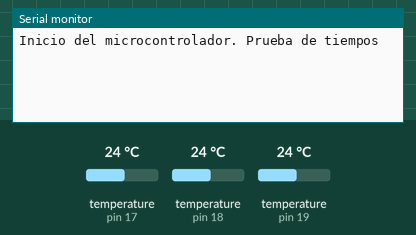
The sketch below on a simulated Arduino Uno, built with avr-gcc and run on an emulated ATmega328P. On the bench: the last lines printed to the serial monitor. The test bench sets the inputs (shaded band); at power-on: temperature (sensors on pin 17, pin 18, pin 19) 24 °C.

Above: at 1.3 s.
1.4 s: temperature (sensor on pin 17) set to 12 °C
At 10.5 s:
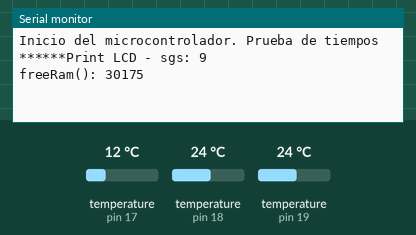
17.1 s: temperature (sensor on pin 18) set to 19 °C
At 17.8 s:
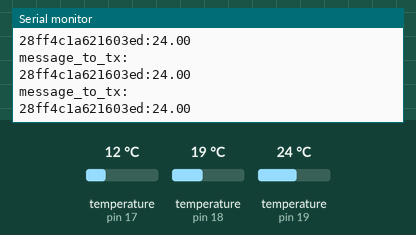
32.8 s: temperature (sensor on pin 19) set to 12 °C
At 36.9 s:
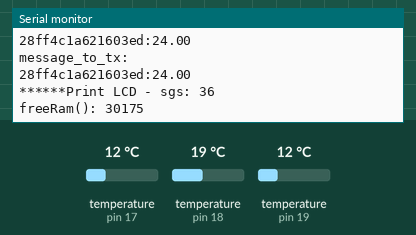
48.5 s: temperature (sensor on pin 17) set to 28 °C
At 55.4 s:
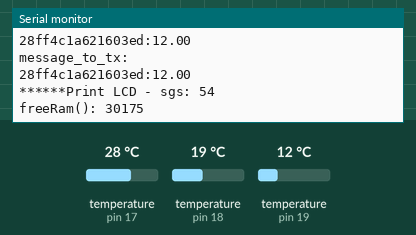
64.2 s: temperature (sensor on pin 18) set to 33 °C
At 73.8 s:
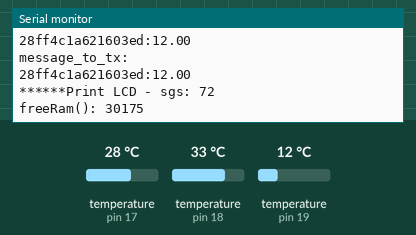
Timing chart, 0 to 75.3 s (numbered marks = the images above; inputs shaded):
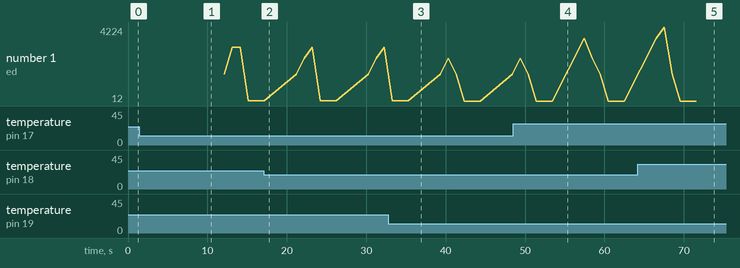

Measured:
- after the input at 64.2 s, the serial monitor: prints a new line after 3.3 s (image 5)

The sketch:

18b20matriz.ino
```cpp
#define DEBUG 1


#define BPS 115200

#define ONE_WIRE_BUS_0 17 // A3
#define ONE_WIRE_BUS_1 18 // A4
#define ONE_WIRE_BUS_2 19 // A5


// Lower resolution
#define TEMPERATURE_PRECISION 9

// *******************************************************

#include <OneWire.h>
#include <DallasTemperature.h>

void getAdresses();
void conversion();
void getTemperature();
void build_temperature_message();
String printName(DeviceAddress deviceAddress);
void printResoltion(DeviceAddress deviceAddressPr);
String printAddress(DeviceAddress deviceAddressPa);
void temperatureSensorsBegin();
void copiaDevice(DeviceAddress, uint8_t *);
int freeRam();


OneWire oneWire_0(ONE_WIRE_BUS_0);
OneWire oneWire_1(ONE_WIRE_BUS_1);
OneWire oneWire_2(ONE_WIRE_BUS_2);


DallasTemperature sensors_m_0(&oneWire_0);
DallasTemperature sensors_m_1(&oneWire_1);
DallasTemperature sensors_m_2(&oneWire_2);
DallasTemperature buses18[]={sensors_m_0,sensors_m_1,sensors_m_2};


DeviceAddress tempDeviceAddress;

typedef uint8_t addressMatrix[6][8];
int16_t value18Matrix[6];

addressMatrix addressMatrix0;
addressMatrix addressMatrix1;
addressMatrix addressMatrix2;
addressMatrix addressMatrixM = {addressMatrix0,addressMatrix1,addressMatrix2};


struct bus{
  DallasTemperature * temperatureBus;
  uint8_t sensorsNum;
  addressMatrix * addressVector;
}bus0,bus1,bus2;

bus * buses[]={&bus0,&bus1,&bus2};

String temperatureString = ("");
uint8_t numberOfDevices=0;
uint32_t t_last_tx;


void setup() {

  Serial.begin(BPS);

  Serial.println("Inicio del microcontrolador. Prueba de tiempos");

  temperatureSensorsBegin();
  t_last_tx= millis();

  delay(100);
}

void loop() {
  uint32_t current_time= millis();
  if ((current_time - t_last_tx) > 9000){

    Serial.print(F("******Print LCD - sgs: "));
    Serial.println(millis() / 1000);
    Serial.print(F("freeRam(): "));
    Serial.println(freeRam());

    t_last_tx = current_time;
    conversion();
    getTemperature();
    build_temperature_message();
  }
}

void temperatureSensorsBegin() {

  bus0.temperatureBus=&sensors_m_0;
  bus1.temperatureBus=&sensors_m_1;
  bus2.temperatureBus=&sensors_m_2;

  bus0.addressVector = &addressMatrix0;
  bus1.addressVector = &addressMatrix1;
  bus2.addressVector = &addressMatrix2;


  bus0.temperatureBus->begin();
  bus1.temperatureBus->begin();
  bus2.temperatureBus->begin();

  getAdresses();

}
void conversion() {
  for (uint8_t b = 0; b < 3; b++){
    bus * bus_ = buses[b];
    bus_->temperatureBus->setWaitForConversion(false);
    bus_->temperatureBus->requestTemperatures();
    bus_->temperatureBus->setWaitForConversion(true);
    delay(1000);
  }
}


void getAdresses() {
  for (uint8_t b = 0; b < 3; b++){

    bus * bus_ = buses[b];

    numberOfDevices = bus_->temperatureBus->getDeviceCount();
    bus_->sensorsNum= numberOfDevices;

    for(int i=0;i<numberOfDevices; i++){
      bus_->temperatureBus->getAddress(tempDeviceAddress, i);
      copiaDevice(tempDeviceAddress, bus_->addressVector[i][i*8]);
    }
  }
}

void getTemperature() {
  for (uint8_t b = 0; b < 3; b++){
    bus * bus_ = buses[b];
    numberOfDevices = bus_->sensorsNum;

    for(int i=0;i<numberOfDevices; i++){

      int temp = bus_->temperatureBus->getTemp(bus_->addressVector[i][(i*8)]);

      value18Matrix[i] = temp;

      //bus_->value18Vector[i] = tempC;

      String value_18 = String(value18Matrix[i]);
      String name_18 = printName(bus_->addressVector[i][(i*8)]);

      if (DEBUG) Serial.println(name_18 + ":" + value_18);

    }
    delay(1000);
  }
}


void build_temperature_message() {
  for (uint8_t b = 0; b < 3; b++){
    bus * bus_ = buses[b];
    numberOfDevices = bus_->sensorsNum;
    String message_to_tx ="";

    for(int i=0;i<numberOfDevices; i++){

      float tempC = bus_->temperatureBus->rawToCelsius(value18Matrix[i]);

      String name_18 = printName(bus_->addressVector[i][(i*8)]);
      String value_18 = String(tempC);

      if (DEBUG) Serial.println(name_18 + ":" + value_18);
      message_to_tx += name_18 + ":" + value_18 ;
      if (i != (numberOfDevices -1)) {message_to_tx +=",";}
      if (DEBUG) Serial.println("message_to_tx: ");
      if (DEBUG) Serial.println(message_to_tx);

    }
    if (DEBUG) Serial.println("message_to_tx: ");
    if (DEBUG) Serial.println(message_to_tx);
    delay(1000);
  }
}

/*
void build_temperature_message() {
  for (uint8_t b = 0; b < 3; b++){
    bus * bus_ = buses[b];
    numberOfDevices = bus_->sensorsNum;
    String message_to_tx ="";

    for(int i=0;i<numberOfDevices; i++){

      float tempC = bus_->temperatureBus->getTempC(bus_->addressVector[i][(i*8)]);
      String value_18 = String(tempC,1);
      String name_18 = printName(bus_->addressVector[i][(i*8)]);

      if (DEBUG) Serial.println(name_18 + ":" + value_18);
      message_to_tx = message_to_tx + name_18 + ":" + value_18 ;
      if (i != (numberOfDevices -1)) {message_to_tx +=",";}

    }
    delay(1000);
  }
}
*/


String printName(DeviceAddress deviceAddress){
  String temp_sensor_name;
  temp_sensor_name = printAddress(deviceAddress);
  return temp_sensor_name;
}

void printResoltion(DeviceAddress deviceAddressPr){
  temperatureString += (sensors_m_0.getResolution(deviceAddressPr), DEC);
}

String printAddress(DeviceAddress deviceAddressPa){
  String string_temp_r="";
  for (uint8_t i = 0; i < 8; i++){
    if (deviceAddressPa[i] < 16) string_temp_r += ("0");
    uint8_t temp= (deviceAddressPa[i]);
    String stringTemp =  String(temp, HEX);
    string_temp_r = string_temp_r +stringTemp;
  }
  return string_temp_r;
}


void copiaDevice(DeviceAddress deviceAddressOr, uint8_t * deviceAddressDest){

  unsigned char arrayIndex = 0 ;
  while(arrayIndex < 8) {
    deviceAddressDest[arrayIndex] = deviceAddressOr[arrayIndex] ;
    //deviceAddressDest++ ;
    //deviceAddressOr++ ;
    arrayIndex++ ;
  }
}

int freeRam(){
  extern int __heap_start, *__brkval;
  int v;
  return (int) &v - (__brkval == 0 ? (int) &__heap_start : (int) __brkval);
}
```
